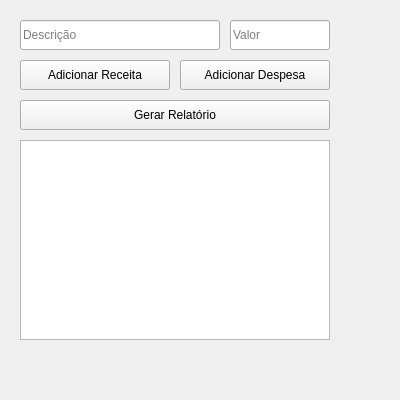
<?xml version="1.0" encoding="UTF-8"?>
<ui version="4.0">
 <class>GerenciadorDeRenda</class>
 <widget class="QWidget" name="GerenciadorDeRenda">
  <property name="geometry">
   <rect>
    <x>0</x>
    <y>0</y>
    <width>400</width>
    <height>400</height>
   </rect>
  </property>
  <property name="windowTitle">
   <string>Gerenciador de Renda</string>
  </property>
  <widget class="QLineEdit" name="inputDescricao">
   <property name="geometry">
    <rect>
     <x>20</x>
     <y>20</y>
     <width>200</width>
     <height>30</height>
    </rect>
   </property>
   <property name="placeholderText">
    <string>Descrição</string>
   </property>
  </widget>
  <widget class="QLineEdit" name="inputValor">
   <property name="geometry">
    <rect>
     <x>230</x>
     <y>20</y>
     <width>100</width>
     <height>30</height>
    </rect>
   </property>
   <property name="placeholderText">
    <string>Valor</string>
   </property>
  </widget>
  <widget class="QPushButton" name="btnAdicionarReceita">
   <property name="geometry">
    <rect>
     <x>20</x>
     <y>60</y>
     <width>150</width>
     <height>30</height>
    </rect>
   </property>
   <property name="text">
    <string>Adicionar Receita</string>
   </property>
  </widget>
  <widget class="QPushButton" name="btnAdicionarDespesa">
   <property name="geometry">
    <rect>
     <x>180</x>
     <y>60</y>
     <width>150</width>
     <height>30</height>
    </rect>
   </property>
   <property name="text">
    <string>Adicionar Despesa</string>
   </property>
  </widget>
  <widget class="QPushButton" name="btnGerarRelatorio">
   <property name="geometry">
    <rect>
     <x>20</x>
     <y>100</y>
     <width>310</width>
     <height>30</height>
    </rect>
   </property>
   <property name="text">
    <string>Gerar Relatório</string>
   </property>
  </widget>
  <widget class="QTextEdit" name="outputRelatorio">
   <property name="geometry">
    <rect>
     <x>20</x>
     <y>140</y>
     <width>310</width>
     <height>200</height>
    </rect>
   </property>
  </widget>
 </widget>
 <resources/>
 <connections/>
</ui>
